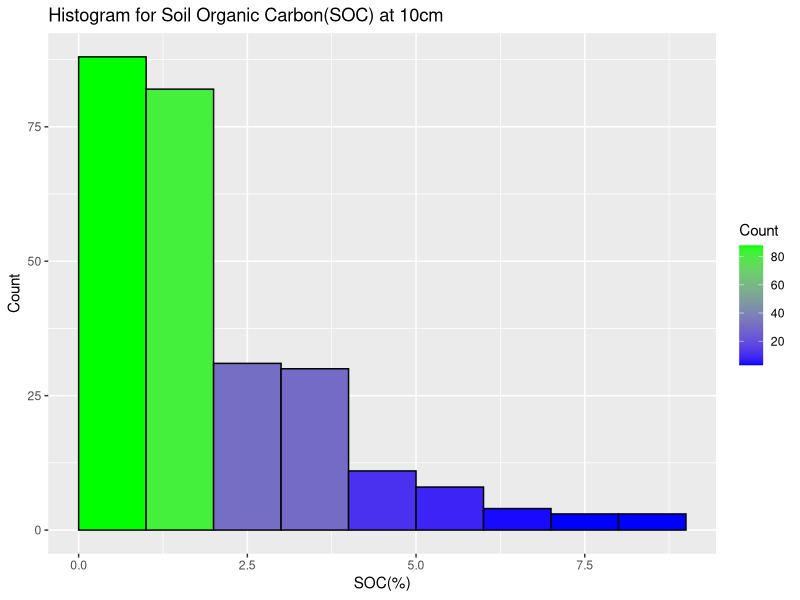

The R script that drew this image:
## ---- chunk 1
knitr::opts_chunk$set(echo = TRUE)
library(ggplot2)
#set working direcoty
setwd("~/Desktop/Ball State/DSCI605")

#read in data
soc <- read.csv('Soil Organic Carbon.csv')


## ---- chunk 2
#choose variable to make histogram
x10cm<-soc[,3]

ggplot(data = NULL, aes(x10cm)) +
  geom_histogram(breaks =seq(0,max(x10cm), by=1),
                 col='black',
                 aes(fill=..count..)) +
  scale_fill_gradient('Count', low='blue', high='green') +
  labs(title = 'Histogram for Soil Organic Carbon(SOC) at 10cm', x='SOC(%)', 
       y='Count')
